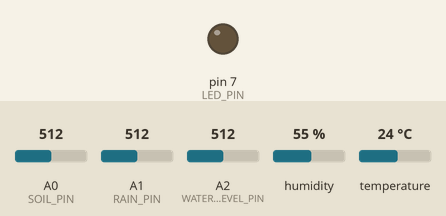
A sketch run on a simulated Arduino Uno, built with avr-gcc and run on an emulated ATmega328P. Shown: output pins drawn as LEDs (lit = HIGH). The test bench sets the inputs (shaded band); at power-on: temperature 24 °C, A0 (SOIL_PIN) = 512, A1 (RAIN_PIN) = 512, A2 (WATER_LEVEL_PIN) = 512, humidity 55 %. What the sketch prints to the serial monitor is not drawn.

Above: at 6.0 s.
6.1 s: temperature set to 16 °C
12.2 s: temperature set to 13 °C
At 16.8 s:
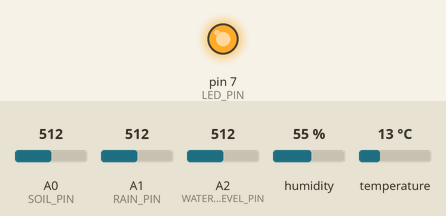
18.3 s: temperature set to 19 °C
At 21.3 s:
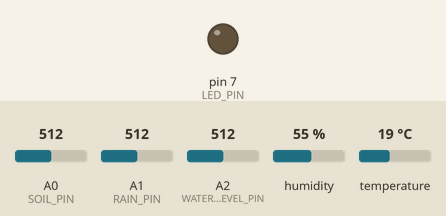
24.4 s: temperature set to 12 °C
At 27.2 s:
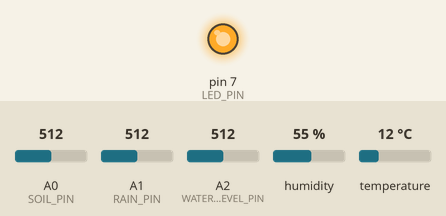
Timing chart, 0 to 28.7 s (numbered marks = the images above; inputs shaded):
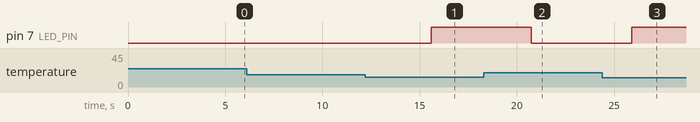

The sketch:

main.ino
```cpp
#include <DHT.h>

// -------- Sensor Pins --------
#define DHTPIN 2
#define DHTTYPE DHT11

#define SOIL_PIN A0
#define RAIN_PIN A1
#define WATER_LEVEL_PIN A2

#define LED_PIN 7

DHT dht(DHTPIN, DHTTYPE);

void setup() {
  Serial.begin(9600);
  dht.begin();
  pinMode(LED_PIN, OUTPUT);

  Serial.println("ClimateSense - Micro Climate Monitoring Started");
}

void loop() {

  float temperature = dht.readTemperature();
  float humidity = dht.readHumidity();

  int soilRaw = analogRead(SOIL_PIN);
  int rainRaw = analogRead(RAIN_PIN);
  int waterRaw = analogRead(WATER_LEVEL_PIN);

  // Convert soil moisture to percentage
  int soilPercent = map(soilRaw, 1023, 0, 0, 100);

  Serial.println("------ Sensor Data ------");

  Serial.print("Temperature: ");
  Serial.print(temperature);
  Serial.println(" °C");

  Serial.print("Humidity: ");
  Serial.print(humidity);
  Serial.println(" %");

  Serial.print("Soil Moisture: ");
  Serial.print(soilPercent);
  Serial.println(" %");

  Serial.print("Rain Value: ");
  Serial.println(rainRaw);

  Serial.print("Water Level: ");
  Serial.println(waterRaw);

  // -------- Climate Risk Logic --------

  // Drought Risk
  if (soilPercent < 30 && temperature > 35) {
    Serial.println("⚠ ALERT: Drought Risk Detected!");
    digitalWrite(LED_PIN, HIGH);
  }

  // Flood Risk
  else if (rainRaw < 400 && waterRaw > 700) {
    Serial.println("⚠ ALERT: Possible Flood Risk!");
    digitalWrite(LED_PIN, HIGH);
  }

  // Cold Stress
  else if (temperature < 15) {
    Serial.println("⚠ ALERT: Sudden Temperature Drop!");
    digitalWrite(LED_PIN, HIGH);
  }

  else {
    Serial.println("✅ Climate Conditions Normal");
    digitalWrite(LED_PIN, LOW);
  }

  Serial.println("--------------------------\n");

  delay(5000);  // 5 seconds delay
}
```

Measured:
- the behaviour switches between 15 and 14 °C on temperature (found by bisection; images 0 and 1)
- after the input at 6.1 s, every drawn part: stays the same
- after the input at 12.2 s, pin 7 (LED_PIN): LOW → HIGH after 3.4 s
- after the input at 18.3 s, pin 7 (LED_PIN): HIGH → LOW after 2.5 s
- after the input at 24.4 s, pin 7 (LED_PIN): LOW → HIGH after 1.5 s
